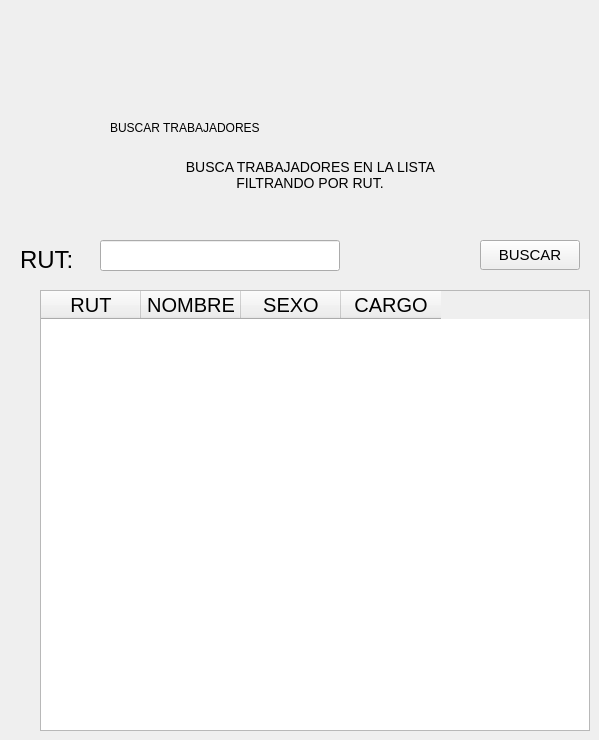
            <widget class="QWidget" name="buscar">
             <widget class="QTableWidget" name="lista_trabajadores_2">
              <property name="geometry">
               <rect>
                <x>40</x>
                <y>290</y>
                <width>550</width>
                <height>441</height>
               </rect>
              </property>
              <property name="minimumSize">
               <size>
                <width>0</width>
                <height>0</height>
               </size>
              </property>
              <property name="maximumSize">
               <size>
                <width>550</width>
                <height>500</height>
               </size>
              </property>
              <property name="styleSheet">
               <string notr="true">font-size:20px;</string>
              </property>
              <column>
               <property name="text">
                <string>RUT</string>
               </property>
              </column>
              <column>
               <property name="text">
                <string>NOMBRE</string>
               </property>
              </column>
              <column>
               <property name="text">
                <string>SEXO</string>
               </property>
              </column>
              <column>
               <property name="text">
                <string>CARGO</string>
               </property>
              </column>
             </widget>
             <widget class="QLabel" name="label_29">
              <property name="geometry">
               <rect>
                <x>110</x>
                <y>110</y>
                <width>390</width>
                <height>35</height>
               </rect>
              </property>
              <property name="maximumSize">
               <size>
                <width>390</width>
                <height>35</height>
               </size>
              </property>
              <property name="text">
               <string>BUSCAR TRABAJADORES</string>
              </property>
              <property name="textFormat">
               <enum>Qt::PlainText</enum>
              </property>
              <property name="alignment">
               <set>Qt::AlignLeading|Qt::AlignLeft|Qt::AlignVCenter</set>
              </property>
             </widget>
             <widget class="QLineEdit" name="input_buscar_2">
              <property name="geometry">
               <rect>
                <x>100</x>
                <y>240</y>
                <width>240</width>
                <height>31</height>
               </rect>
              </property>
              <property name="maximumSize">
               <size>
                <width>240</width>
                <height>40</height>
               </size>
              </property>
              <property name="text">
               <string/>
              </property>
             </widget>
             <widget class="QPushButton" name="btn_actualizar_2">
              <property name="geometry">
               <rect>
                <x>480</x>
                <y>240</y>
                <width>100</width>
                <height>30</height>
               </rect>
              </property>
              <property name="maximumSize">
               <size>
                <width>100</width>
                <height>30</height>
               </size>
              </property>
              <property name="cursor">
               <cursorShape>PointingHandCursor</cursorShape>
              </property>
              <property name="styleSheet">
               <string notr="true">font-size:15px;</string>
              </property>
              <property name="text">
               <string>BUSCAR</string>
              </property>
             </widget>
             <widget class="QLabel" name="label_31">
              <property name="geometry">
               <rect>
                <x>20</x>
                <y>240</y>
                <width>55</width>
                <height>40</height>
               </rect>
              </property>
              <property name="maximumSize">
               <size>
                <width>55</width>
                <height>40</height>
               </size>
              </property>
              <property name="styleSheet">
               <string notr="true">font-size:24px;</string>
              </property>
              <property name="text">
               <string>RUT:</string>
              </property>
              <property name="textFormat">
               <enum>Qt::PlainText</enum>
              </property>
              <property name="alignment">
               <set>Qt::AlignLeading|Qt::AlignLeft|Qt::AlignVCenter</set>
              </property>
             </widget>
             <widget class="QLabel" name="label_30">
              <property name="geometry">
               <rect>
                <x>140</x>
                <y>150</y>
                <width>340</width>
                <height>50</height>
               </rect>
              </property>
              <property name="maximumSize">
               <size>
                <width>340</width>
                <height>50</height>
               </size>
              </property>
              <property name="styleSheet">
               <string notr="true">font-size:14px;
font: 75 15pt &quot;Microsoft YaHei UI&quot;;
color:black;</string>
              </property>
              <property name="text">
               <string>&lt;html&gt;&lt;head/&gt;&lt;body&gt;&lt;p align=&quot;center&quot;&gt;BUSCA TRABAJADORES EN LA LISTA &lt;br/&gt;FILTRANDO POR RUT.&lt;/p&gt;&lt;/body&gt;&lt;/html&gt;</string>
              </property>
              <property name="alignment">
               <set>Qt::AlignCenter</set>
              </property>
             </widget>
            </widget>
